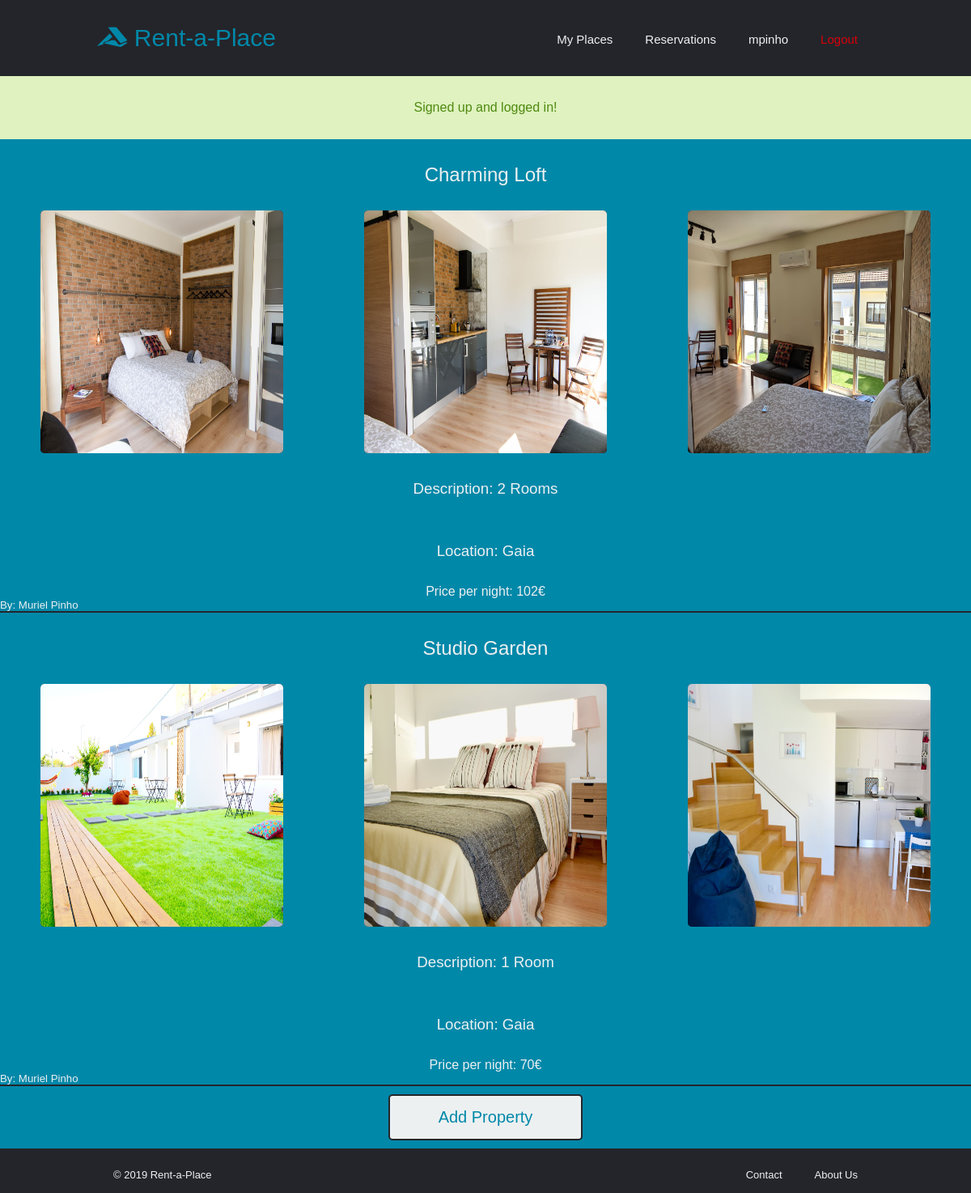
Page /pages/manage.php (signed in) on the committed database.
### tables this page shows
CREATE TABLE Properties (id INTEGER PRIMARY KEY, ownerID INTEGER NOT NULL, price FLOAT NOT NULL, title VARCHAR NOT NULL, location VARCHAR NOT NULL, description VARCHAR NOT NULL, availabilityStart DATE, availabilityEnd DATE);

CREATE TABLE Photos (id INTEGER PRIMARY KEY, description VARCHAR NOT NULL, propertyID INTEGER, path TEXT NOT NULL);

CREATE TABLE Users (id INTEGER PRIMARY KEY, username VARCHAR NOT NULL UNIQUE, email VARCHAR NOT NULL UNIQUE, password VARCHAR NOT NULL, name VARCHAR NOT NULL, profilePicture TEXT);

### pages/manage.php (called while the page is built, shortened)
<?php
  include_once('../templates/common/tpl_common.php');
  include_once('../templates/common/tpl_rental.php');
  include_once('../database/db_rental.php');
  $rentals = getProperties($_SESSION['username']);
  draw_header($_SESSION['username']);
  draw_rentals($rentals);
  draw_add();
  draw_footer();

### database/db_rental.php (called while the page is built, shortened)
<?php
    include_once('../database/db_user.php');
  function getProperties($username)
  {
      $db = Database::instance()->db();
      $user = getUser($username);
      $stmt = $db->prepare('SELECT * FROM Properties WHERE ownerID = ?');
      $stmt->execute(array($user['id']));
      return $stmt->fetchAll();
  }
  function getPropertyPhotos($property_id)
  {
      $db = Database::instance()->db();
      $stmt = $db->prepare('SELECT * FROM Photos WHERE propertyID = ?');
      $stmt->execute(array($property_id));
      return $stmt->fetchAll();
  }

### database/db_user.php (called while the page is built, shortened)
<?php
  function getUser($username)
  {
      $db = Database::instance()->db();
      $stmt = $db->prepare('SELECT * FROM Users WHERE username = ?');
      $stmt->execute(array($username));
      return $stmt->fetch();
  }
  function getUserbyID($id)
  {
      $db = Database::instance()->db();
      $stmt = $db->prepare('SELECT * FROM Users WHERE id = ?');
      $stmt->execute(array($id));
      return $stmt->fetch();
  }

### templates/common/tpl_rental.php (the view)
<?php
include_once('../database/db_rental.php');
include_once('../database/db_user.php');
function draw_rentals($rentals)
{
    ?>
  <section class="rentals">
  <?php
    foreach ($rentals as $rental) {
        draw_rental($rental);
    } ?>
  </section>
<?php
} ?>
<?php function draw_add()
    {
        ?>
  <section class="add_menu">
    <button type="button" onclick="window.location.href='../pages/addproperty.php'" >Add Property</button>
  </section>
<?php
    } ?>
<?php function draw_rental($rental)
    {
        ?>
<a href="property.php?id=<?=$rental['id']?> " class="rental">
<article>
  <header>
    <h2><?=$rental['title']?></h2>
  </header>
  <main>
    <?php
    $photos = getPropertyPhotos($rental['id']); ?>
    <div class="row">
    <?php foreach ($photos as $photo) { ?>
      <div class="column">
        <img alt="Property Image" src="../images/properties/<?php echo $photo['path']; ?>"/>
        </div>
    <?php } ?>
    </div>
    <h3>Description: <?=$rental['description']?></h3>
    <h3>Location: <?=$rental['location']?></h3>
    <h4>Price per night: <?=$rental['price']?>€</h4>
  </main>
  <?php
  $username = getUserbyID($rental['ownerID']); ?>
  <footer>
    <h5>By: <?=$username['name']?></h5>
  </footer>
</article>
</a>
<?php
    } ?>

### templates/common/tpl_common.php (shortened to what this page needs)
<?php function draw_header($username)
{
     ?>
  <!DOCTYPE html>
  <html>
    <head>
    <link rel="stylesheet" type="text/css" href="../css/header.css">
    <link rel="stylesheet" type="text/css" href="../css/style.css">
    <link rel="stylesheet" type="text/css" href="../css/footer.css">
    <link rel="stylesheet" type="text/css" href="../css/auth.css">
    <link rel="stylesheet" type="text/css" href="../css/profile.css">
    <link rel="stylesheet" type="text/css" href="../css/aboutus.css">
    <link rel="stylesheet" type="text/css" href="../css/rental.css">
    <link rel="stylesheet" type="text/css" href="../css/property.css">
    <link rel="stylesheet" type="text/css" href="../css/contact.css">
    <link rel="stylesheet" type="text/css" href="../css/search.css">
</head>
    <body>
      <header class="main_header">
        <nav>
        <?php if ($username != null) { ?>
          <ul id="header_links">
              <li><h1><a href="login.php" ><i class="fab fa-accusoft"></i> Rent-a-Place</a></h1></li>
              <li class="right_links"><a id="logout" href="../actions/action_logout.php">Logout</a></li>
              <li class="right_links"><a href="profile.php"><?=$username?></a></li>
              <li class="right_links"><a href="reservations.php">Reservations</a></li>
              <li class="right_links"><a href="manage.php">My Places</a></li>
            </ul>
        <?php } else { ?>
          <ul id="header_links">
              <li><h1><a href="login.php" ><i class="fab fa-accusoft"></i> Rent-a-Place</a></h1></li>
            </ul>
        <?php  } ?>
        </nav>
      </header>
      <?php if (isset($_SESSION['messages'])) {?>
        <section id="messages">
          <?php foreach ($_SESSION['messages'] as $message) { ?>
            <div class="<?=$message['type']?>"><?=$message['content']?></div>
          <?php } ?>
        </section>
      <?php unset($_SESSION['messages']); } ?>
<?php
} ?>
<?php function draw_footer()
    {
          ?>
    <footer class="main_footer">
        <ul id="footer_links">
            <li>
            &copy; 2019 Rent-a-Place
            </li>
            <li class="footer_right">
                <a href="aboutus.php">About Us</a>
            </li>
            <li class="footer_right">
                <a href="contact.php">Contact</a>
            </li>
        </ul>
    </footer>
  </body>
</html>
<?php
    } ?>

### css/header.css (style rules this page uses)
.main_header { margin: 30px 10%; }
#header_links { list-style: none; }
#header_links li { display: inline-block; }
h1 a { font-size: 30px; text-decoration: none; transition: all 0.3s ease 0s; color: #0088a9; }
.right_links { float: right; padding: 0px 20px; margin-top: 10px; }
.right_links a { transition: all 0.3s ease 0s; font-size: 15px; color: #edf0f1; text-decoration: none; }
.right_links #logout { color: #d8000c; }
body > #messages div { width: 100%; padding: 30px 10%; text-align: center; }
body > #messages .success { color: #4f8a10; background-color: #dff2bf; }

### css/style.css (style rules this page uses)
* { box-sizing: border-box; margin: 0; padding: 0; background-color: #24252a; font-family: "Montserrat", sans-serif; font-weight: 500; }

### css/footer.css (style rules this page uses)
.main_footer { color: #edf0f1; padding: 15px 10%; font-size: 13px; }
#footer_links li { display: inline-block; padding: 0px 20px; }
.footer_right { float: right; }
.footer_right a { text-decoration: none; color: #edf0f1; transition: all 0.3s ease 0s; }

### css/auth.css (style rules this page uses)
h2 { color: #edf0f1; background-color: #0088a9; padding: 30px 10%; text-align: center; }

### css/aboutus.css (style rules this page uses)
h3 { color: #edf0f1; background-color: #0088a9; padding: 30px 10%; }

### css/rental.css (style rules this page uses)
.rental { transition: all 0.3s ease 0s; color: #edf0f1; text-decoration: none; background-color: #0088a9; }
.rental article { border-bottom: 2px solid #24252a; }
.rental h3 { margin-top: -5px; text-align: center; }
.rental h4 { text-align: center; color: #edf0f1; background-color: #0088a9; }
.rental h5 { background-color: #0088a9; color: #edf0f1; }
.rental img { width: 300px; height: 300px; border-radius: 5px; }
.rental .row { width: 100%; display: inline-block; background-color: #0088a9; }
.rental .column { float: left; width: 33.33%; text-align: center; background-color: #0088a9; }
.rental header { background-color: #0088a9; }
.rental h2 { text-align: center; }
.add_menu { background-color: #0088a9; margin-bottom: 10px; padding-top: 10px; padding-bottom: 10px; }
.add_menu button { color: #0088a9; font-size: 20px; font-weight: 500; padding: 15px 20px; border: 2px solid #24252a; border-radius: 5px; cursor: pointer; background-color: #edf0f1; transition: all 0.3s ease 0s; width: 20%; text-align: center; display: block; margin-left: auto; margin-right: auto; }

### rows in the picture
properties: title "Charming Loft", description "2 Rooms", location "Gaia", price "102", users.name "Muriel Pinho"
photos: path (picture)
photos: path (picture)
photos: path (picture)
properties: title "Studio Garden", description "1 Room", location "Gaia", price "70", users.name "Muriel Pinho"
photos: path (picture)
photos: path (picture)
photos: path (picture)

### other values in the picture
$username "mpinho"
$message['content'] "Signed up and logged in!"
